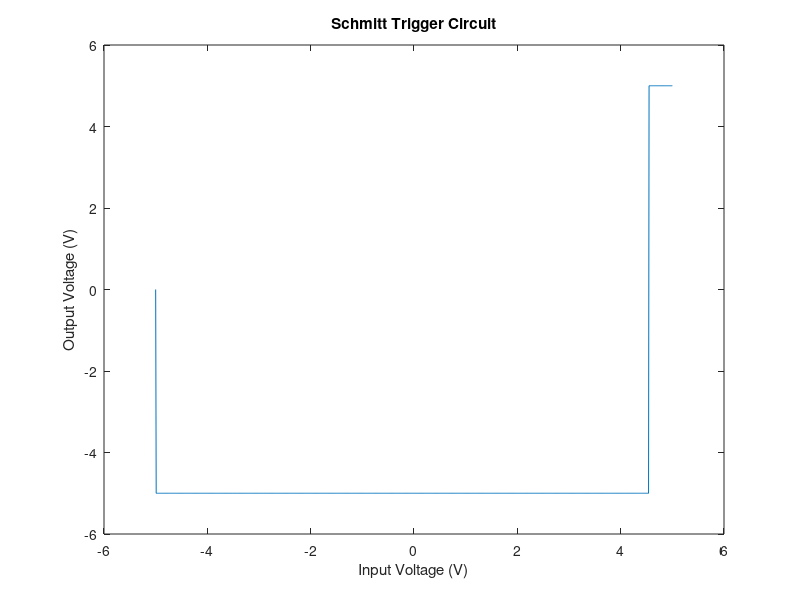

Recreate this plot in MATLAB.
%Name: Md. Roknuzzaman Rikon
%ID: 22024014
% Schmitt Trigger Circuit 
Vcc = 5; % Supply voltage in volts 
R1 = 1e3; % Resistance R1 in ohms 
R2 = 10e3; % Resistance R2 in ohms 
Vin = linspace(-Vcc, Vcc, 1000); % Input voltage sweep 
Vout = zeros(size(Vin)); 
Vh = Vcc * (R2 / (R1 + R2)); % High threshold voltage 
Vl = -Vcc * (R2 / (R1 + R2)); % Low threshold voltage 
for i = 2:length(Vin) 
if Vin(i) > Vh 
Vout(i) = Vcc; 
elseif Vin(i) < Vl 
Vout(i) = -Vcc; 
else
    Vout(i) = Vout(i-1); 
end 
end 
plot(Vin, Vout); 
title('Schmitt Trigger Circuit'); 
xlabel('Input Voltage (V)'); 
ylabel('Output Voltage (V)'); 